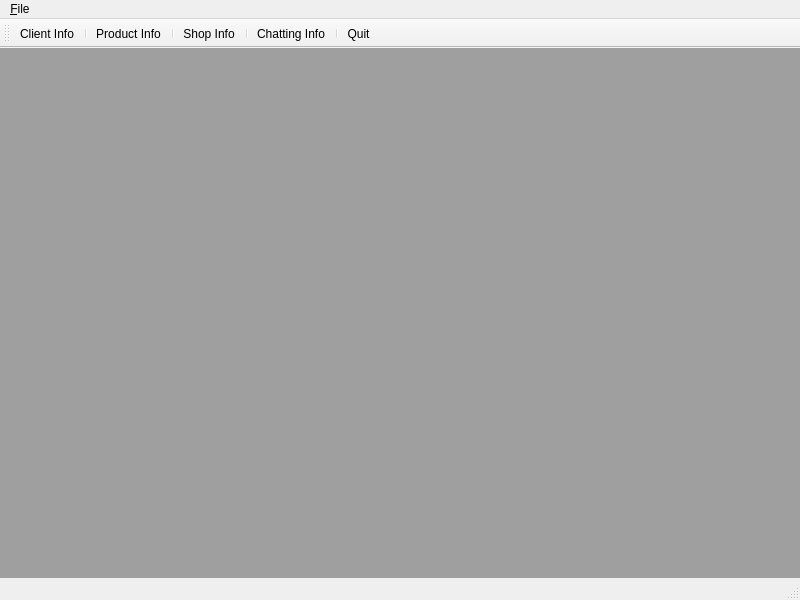
<?xml version="1.0" encoding="UTF-8"?>
<ui version="4.0">
 <class>MainWindow</class>
 <widget class="QMainWindow" name="MainWindow">
  <property name="geometry">
   <rect>
    <x>0</x>
    <y>0</y>
    <width>800</width>
    <height>600</height>
   </rect>
  </property>
  <property name="windowTitle">
   <string>MainWindow</string>
  </property>
  <widget class="QWidget" name="centralwidget">
   <layout class="QHBoxLayout" name="horizontalLayout">
    <property name="leftMargin">
     <number>0</number>
    </property>
    <property name="topMargin">
     <number>0</number>
    </property>
    <property name="rightMargin">
     <number>0</number>
    </property>
    <property name="bottomMargin">
     <number>0</number>
    </property>
    <item>
     <widget class="QMdiArea" name="mdiArea">
      <property name="viewMode">
       <enum>QMdiArea::TabbedView</enum>
      </property>
      <property name="documentMode">
       <bool>true</bool>
      </property>
      <property name="tabsClosable">
       <bool>false</bool>
      </property>
     </widget>
    </item>
   </layout>
  </widget>
  <widget class="QMenuBar" name="menubar">
   <property name="geometry">
    <rect>
     <x>0</x>
     <y>0</y>
     <width>800</width>
     <height>17</height>
    </rect>
   </property>
   <widget class="QMenu" name="menu_File">
    <property name="title">
     <string>&amp;File</string>
    </property>
    <addaction name="separator"/>
    <addaction name="actionQuit"/>
   </widget>
   <addaction name="menu_File"/>
  </widget>
  <widget class="QStatusBar" name="statusbar"/>
  <widget class="QToolBar" name="toolBar">
   <property name="windowTitle">
    <string>toolBar</string>
   </property>
   <attribute name="toolBarArea">
    <enum>TopToolBarArea</enum>
   </attribute>
   <attribute name="toolBarBreak">
    <bool>false</bool>
   </attribute>
   <addaction name="actionClient"/>
   <addaction name="separator"/>
   <addaction name="actionProduct"/>
   <addaction name="separator"/>
   <addaction name="actionShop"/>
   <addaction name="separator"/>
   <addaction name="actionChatting"/>
   <addaction name="separator"/>
   <addaction name="actionQuit"/>
  </widget>
  <action name="actionQuit">
   <property name="icon">
    <iconset resource="icon.qrc">
     <normaloff>:/icon/exit.png</normaloff>:/icon/exit.png</iconset>
   </property>
   <property name="text">
    <string>Quit</string>
   </property>
  </action>
  <action name="actionClient">
   <property name="icon">
    <iconset resource="icon.qrc">
     <normaloff>:/icon/customer.png</normaloff>:/icon/customer.png</iconset>
   </property>
   <property name="text">
    <string>Client Info</string>
   </property>
   <property name="shortcut">
    <string>Ctrl+1</string>
   </property>
  </action>
  <action name="actionProduct">
   <property name="icon">
    <iconset resource="icon.qrc">
     <normaloff>:/icon/product.png</normaloff>:/icon/product.png</iconset>
   </property>
   <property name="text">
    <string>Product Info</string>
   </property>
   <property name="toolTip">
    <string>Product Info</string>
   </property>
   <property name="shortcut">
    <string>Ctrl+2</string>
   </property>
  </action>
  <action name="actionShop">
   <property name="icon">
    <iconset resource="icon.qrc">
     <normaloff>:/icon/shop.png</normaloff>:/icon/shop.png</iconset>
   </property>
   <property name="text">
    <string>Shop Info</string>
   </property>
   <property name="toolTip">
    <string>Shop Info</string>
   </property>
   <property name="shortcut">
    <string>Ctrl+3</string>
   </property>
  </action>
  <action name="actionChatting">
   <property name="icon">
    <iconset resource="icon.qrc">
     <normaloff>:/icon/chat.png</normaloff>:/icon/chat.png</iconset>
   </property>
   <property name="text">
    <string>Chatting Info</string>
   </property>
   <property name="toolTip">
    <string>Chatting Info</string>
   </property>
  </action>
 </widget>
 <resources>
  <include location="icon.qrc"/>
 </resources>
 <connections>
  <connection>
   <sender>actionQuit</sender>
   <signal>triggered()</signal>
   <receiver>MainWindow</receiver>
   <slot>close()</slot>
   <hints>
    <hint type="sourcelabel">
     <x>-1</x>
     <y>-1</y>
    </hint>
    <hint type="destinationlabel">
     <x>399</x>
     <y>299</y>
    </hint>
   </hints>
  </connection>
 </connections>
</ui>
